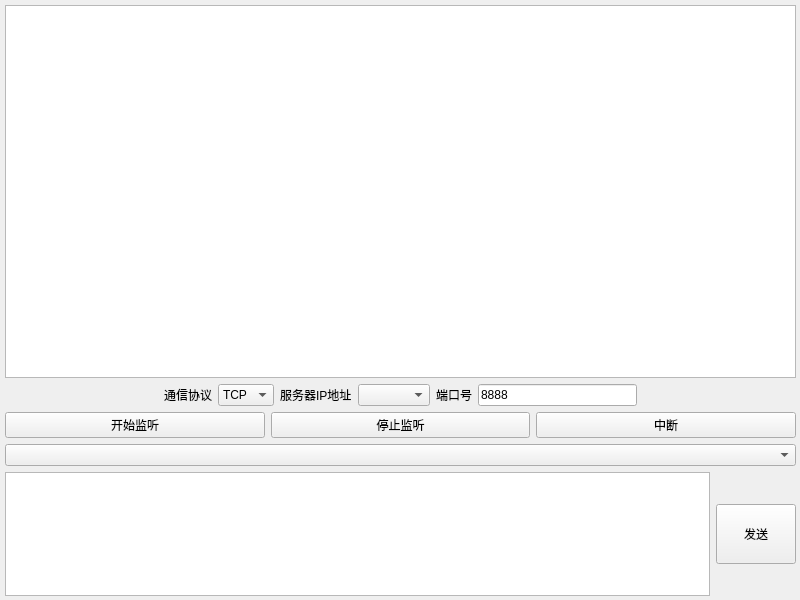
<?xml version="1.0" encoding="UTF-8"?>
<ui version="4.0">
 <class>Widget</class>
 <widget class="QWidget" name="Widget">
  <property name="geometry">
   <rect>
    <x>0</x>
    <y>0</y>
    <width>800</width>
    <height>600</height>
   </rect>
  </property>
  <property name="windowTitle">
   <string>网络调试助手-服务器</string>
  </property>
  <widget class="QWidget" name="layoutWidget">
   <property name="geometry">
    <rect>
     <x>0</x>
     <y>0</y>
     <width>801</width>
     <height>601</height>
    </rect>
   </property>
   <layout class="QVBoxLayout" name="verticalLayout" stretch="6,1,1,0,2">
    <property name="leftMargin">
     <number>5</number>
    </property>
    <property name="topMargin">
     <number>5</number>
    </property>
    <property name="rightMargin">
     <number>5</number>
    </property>
    <property name="bottomMargin">
     <number>5</number>
    </property>
    <item>
     <widget class="QTextEdit" name="textEditRev"/>
    </item>
    <item>
     <layout class="QHBoxLayout" name="horizontalLayout">
      <item>
       <spacer name="horizontalSpacer">
        <property name="orientation">
         <enum>Qt::Horizontal</enum>
        </property>
        <property name="sizeHint" stdset="0">
         <size>
          <width>40</width>
          <height>20</height>
         </size>
        </property>
       </spacer>
      </item>
      <item>
       <widget class="QLabel" name="label">
        <property name="text">
         <string>通信协议</string>
        </property>
       </widget>
      </item>
      <item>
       <widget class="QComboBox" name="comboBoxPort">
        <item>
         <property name="text">
          <string>TCP</string>
         </property>
        </item>
        <item>
         <property name="text">
          <string>UDP</string>
         </property>
        </item>
       </widget>
      </item>
      <item>
       <widget class="QLabel" name="label_2">
        <property name="text">
         <string>服务器IP地址</string>
        </property>
       </widget>
      </item>
      <item>
       <widget class="QComboBox" name="comboBoxAddr"/>
      </item>
      <item>
       <widget class="QLabel" name="label_3">
        <property name="text">
         <string>端口号</string>
        </property>
       </widget>
      </item>
      <item>
       <widget class="QLineEdit" name="lineEditPort">
        <property name="text">
         <string>8888</string>
        </property>
       </widget>
      </item>
      <item>
       <spacer name="horizontalSpacer_2">
        <property name="orientation">
         <enum>Qt::Horizontal</enum>
        </property>
        <property name="sizeHint" stdset="0">
         <size>
          <width>40</width>
          <height>20</height>
         </size>
        </property>
       </spacer>
      </item>
     </layout>
    </item>
    <item>
     <layout class="QHBoxLayout" name="horizontalLayout_2">
      <item>
       <widget class="QPushButton" name="btnListen">
        <property name="text">
         <string>开始监听</string>
        </property>
       </widget>
      </item>
      <item>
       <widget class="QPushButton" name="btnStopListen">
        <property name="text">
         <string>停止监听</string>
        </property>
       </widget>
      </item>
      <item>
       <widget class="QPushButton" name="btnLineout">
        <property name="text">
         <string>中断</string>
        </property>
       </widget>
      </item>
     </layout>
    </item>
    <item>
     <widget class="myComboBox" name="comboBoxChildren"/>
    </item>
    <item>
     <layout class="QHBoxLayout" name="horizontalLayout_3">
      <item>
       <widget class="QTextEdit" name="textEditSend"/>
      </item>
      <item>
       <widget class="QPushButton" name="pushButtonSend">
        <property name="minimumSize">
         <size>
          <width>60</width>
          <height>60</height>
         </size>
        </property>
        <property name="text">
         <string>发送</string>
        </property>
       </widget>
      </item>
     </layout>
    </item>
   </layout>
  </widget>
 </widget>
 <customwidgets>
  <customwidget>
   <class>myComboBox</class>
   <extends>QComboBox</extends>
   <header>mycombobox.h</header>
  </customwidget>
 </customwidgets>
 <resources/>
 <connections/>
</ui>
